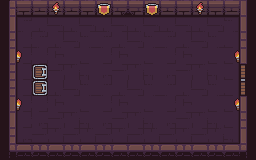

Below is a game level as drawn by its tile map, then a one-line description and the .tmx file that defines it, in full:
An orthogonal 16x10 tile map with 16x16 px tiles, 3 tile layers (background, Capa de patrones 1, details) and 4 objects (spawn).

<map version="1.9" tiledversion="1.9.2" orientation="orthogonal" renderorder="right-down" width="16" height="10" tilewidth="16" tileheight="16" infinite="0" nextlayerid="8" nextobjectid="6">
 <tileset firstgid="1" source="Dungeon_Tileset.tsx" />
 <layer id="2" name="background" width="16" height="10">
  <data encoding="csv">
79,79,79,79,79,79,79,79,79,79,79,79,79,79,79,79,
79,79,79,79,79,79,79,79,79,79,79,79,79,79,79,79,
79,79,79,79,79,79,79,79,79,79,79,79,79,79,79,79,
79,79,79,79,79,79,79,79,79,79,79,79,79,79,79,79,
79,79,79,79,79,79,79,79,79,79,79,79,79,79,79,79,
79,79,79,79,79,79,79,79,79,79,79,79,79,79,79,79,
79,79,79,79,79,79,79,79,79,79,79,79,79,79,79,79,
79,79,79,79,79,79,79,79,79,79,79,79,79,79,79,79,
79,79,79,79,79,79,79,79,79,79,79,79,79,79,79,79,
79,79,79,79,79,79,79,79,79,79,79,79,79,79,79,79
</data>
 </layer>
 <layer id="1" name="Capa de patrones 1" width="16" height="10">
  <data encoding="csv">
1,2,3,2,3,2,3,4,2147483652,2,3,2,3,2,3,16,
11,12,13,14,13,14,13,14,13,14,13,14,13,14,15,16,
21,22,7,8,9,10,7,8,9,10,7,8,9,10,25,26,
31,22,17,18,19,20,17,18,19,20,17,18,19,20,25,16,
21,22,27,28,29,30,27,28,29,30,27,28,29,30,25,48,
21,22,7,8,9,10,7,8,9,10,7,8,9,10,25,58,
31,22,17,18,19,20,17,18,19,20,17,18,19,20,25,36,
11,22,27,28,29,30,27,28,29,30,27,28,29,30,25,26,
21,32,33,34,33,34,33,34,33,34,33,34,33,34,35,36,
41,42,43,42,43,42,43,42,45,44,45,44,45,44,45,46
</data>
 </layer>
 <layer id="3" name="details" width="16" height="10">
  <data encoding="csv">
0,0,0,91,0,0,75,0,0,75,0,0,91,0,0,0,
0,0,0,0,0,0,0,0,0,0,0,0,0,0,0,0,
0,0,0,0,0,0,0,0,0,0,0,0,0,0,0,0,
0,92,0,0,0,0,0,0,0,0,0,0,0,0,2147483740,0,
0,0,3758096423,0,0,0,0,0,0,0,0,0,0,0,0,0,
0,0,3758096423,0,0,0,0,0,0,0,0,0,0,0,0,0,
0,92,0,0,0,0,0,0,0,0,0,0,0,0,2147483740,0,
0,0,0,0,0,0,0,0,0,0,0,0,0,0,0,0,
0,0,0,0,0,0,0,0,0,0,0,0,0,0,0,0,
0,0,0,0,0,0,0,0,0,0,0,0,0,0,0,0
</data>
 </layer>
 <objectgroup id="7" name="chest">
  <object id="5" x="73.8626" y="79.7502">
   <point />
  </object>
 </objectgroup>
 <objectgroup id="4" name="collisions">
  <object id="1" x="16" y="16">
   <polyline points="0,0 0,128 224,128 224,0 0,0" />
  </object>
 </objectgroup>
 <objectgroup id="5" name="enemies">
  <object id="3" name="spawn" x="39.9642" y="79.7503">
   <properties>
    <property name="armor" type="float" value="1" />
    <property name="dmg" type="float" value="2" />
    <property name="hp" type="float" value="30" />
    <property name="speed" type="float" value="0" />
    <property name="state" type="int" value="1" />
   </properties>
   <point />
  </object>
 </objectgroup>
 <objectgroup id="6" name="doors">
  <object id="4" x="32" y="64">
   <polygon points="0,0 0,32 17.9688,32.0313 18.0313,0" />
  </object>
 </objectgroup>
</map>
